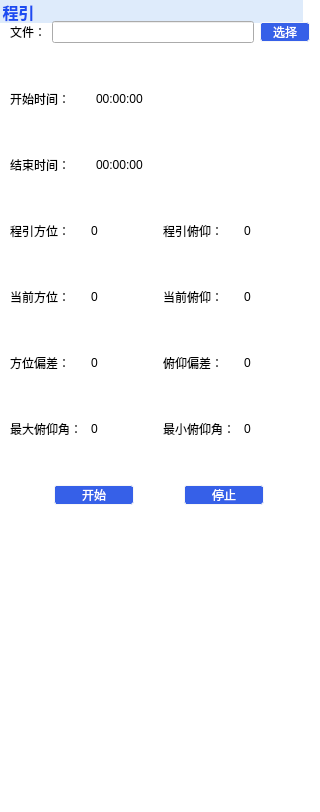
          <widget class="QWidget" name="page_2">
           <property name="minimumSize">
            <size>
             <width>220</width>
             <height>0</height>
            </size>
           </property>
           <property name="maximumSize">
            <size>
             <width>400</width>
             <height>16777215</height>
            </size>
           </property>
           <layout class="QGridLayout" name="gridLayout_10">
            <property name="leftMargin">
             <number>0</number>
            </property>
            <property name="topMargin">
             <number>0</number>
            </property>
            <property name="rightMargin">
             <number>0</number>
            </property>
            <property name="bottomMargin">
             <number>0</number>
            </property>
            <property name="spacing">
             <number>0</number>
            </property>
            <item row="0" column="0">
             <widget class="QGroupBox" name="groupBox_Pro">
              <property name="minimumSize">
               <size>
                <width>250</width>
                <height>200</height>
               </size>
              </property>
              <property name="maximumSize">
               <size>
                <width>400</width>
                <height>16777215</height>
               </size>
              </property>
              <property name="font">
               <font>
                <family>宋体</family>
                <pointsize>12</pointsize>
                <weight>75</weight>
                <bold>true</bold>
               </font>
              </property>
              <property name="styleSheet">
               <string notr="true">QGroupBox{
	color: rgb(28, 76, 241);
	border:1px solid #ffffff;
	
	background-color: rgb(255, 255, 255);

}
QGroupBox::title
{
	subcontrol-position:top left;
	background-color: rgb(222, 235, 251);
}</string>
              </property>
              <property name="title">
               <string>程引                                                                </string>
              </property>
              <layout class="QGridLayout" name="gridLayout_5">
               <property name="topMargin">
                <number>20</number>
               </property>
               <property name="bottomMargin">
                <number>0</number>
               </property>
               <item row="0" column="0">
                <layout class="QVBoxLayout" name="verticalLayout_5">
                 <item>
                  <layout class="QHBoxLayout" name="horizontalLayout_10">
                   <item>
                    <widget class="QLabel" name="label_182">
                     <property name="maximumSize">
                      <size>
                       <width>16777215</width>
                       <height>20</height>
                      </size>
                     </property>
                     <property name="text">
                      <string>文件：</string>
                     </property>
                    </widget>
                   </item>
                   <item>
                    <widget class="QLineEdit" name="lineEditProFile">
                     <property name="minimumSize">
                      <size>
                       <width>130</width>
                       <height>0</height>
                      </size>
                     </property>
                    </widget>
                   </item>
                   <item>
                    <widget class="QPushButton" name="ButtonChooseFile">
                     <property name="minimumSize">
                      <size>
                       <width>50</width>
                       <height>20</height>
                      </size>
                     </property>
                     <property name="styleSheet">
                      <string notr="true">QPushButton{         
color: rgb(255, 255, 255);             
	background-color: rgb(54, 96, 232);
	border: 1px solid rgb(247,247,247);
	border-radius:3px
}
QPushButton:pressed{              
	background-color: rgb(96, 128, 232);
	border: 1px solid rgb(247,247,247);
	border-radius:3px
}
QPushButton:disabled{
	background-color: rgb(189, 189, 189);
}</string>
                     </property>
                     <property name="text">
                      <string>选择</string>
                     </property>
                    </widget>
                   </item>
                  </layout>
                 </item>
                 <item>
                  <spacer name="verticalSpacer_10">
                   <property name="orientation">
                    <enum>Qt::Vertical</enum>
                   </property>
                   <property name="sizeHint" stdset="0">
                    <size>
                     <width>20</width>
                     <height>40</height>
                    </size>
                   </property>
                  </spacer>
                 </item>
                 <item>
                  <layout class="QHBoxLayout" name="horizontalLayout_11">
                   <item>
                    <widget class="QLabel" name="label_183">
                     <property name="minimumSize">
                      <size>
                       <width>80</width>
                       <height>20</height>
                      </size>
                     </property>
                     <property name="maximumSize">
                      <size>
                       <width>80</width>
                       <height>20</height>
                      </size>
                     </property>
                     <property name="text">
                      <string>开始时间：</string>
                     </property>
                    </widget>
                   </item>
                   <item>
                    <widget class="QLabel" name="label_starttime">
                     <property name="minimumSize">
                      <size>
                       <width>102</width>
                       <height>20</height>
                      </size>
                     </property>
                     <property name="maximumSize">
                      <size>
                       <width>16777215</width>
                       <height>20</height>
                      </size>
                     </property>
                     <property name="text">
                      <string>00:00:00</string>
                     </property>
                    </widget>
                   </item>
                  </layout>
                 </item>
                 <item>
                  <spacer name="verticalSpacer_11">
                   <property name="orientation">
                    <enum>Qt::Vertical</enum>
                   </property>
                   <property name="sizeHint" stdset="0">
                    <size>
                     <width>20</width>
                     <height>40</height>
                    </size>
                   </property>
                  </spacer>
                 </item>
                 <item>
                  <layout class="QHBoxLayout" name="horizontalLayout_12">
                   <item>
                    <widget class="QLabel" name="label_185">
                     <property name="minimumSize">
                      <size>
                       <width>80</width>
                       <height>20</height>
                      </size>
                     </property>
                     <property name="maximumSize">
                      <size>
                       <width>80</width>
                       <height>20</height>
                      </size>
                     </property>
                     <property name="text">
                      <string>结束时间：</string>
                     </property>
                    </widget>
                   </item>
                   <item>
                    <widget class="QLabel" name="label_endtime">
                     <property name="minimumSize">
                      <size>
                       <width>102</width>
                       <height>20</height>
                      </size>
                     </property>
                     <property name="maximumSize">
                      <size>
                       <width>16777215</width>
                       <height>20</height>
                      </size>
                     </property>
                     <property name="text">
                      <string>00:00:00</string>
                     </property>
                    </widget>
                   </item>
                  </layout>
                 </item>
                 <item>
                  <spacer name="verticalSpacer_12">
                   <property name="orientation">
                    <enum>Qt::Vertical</enum>
                   </property>
                   <property name="sizeHint" stdset="0">
                    <size>
                     <width>20</width>
                     <height>40</height>
                    </size>
                   </property>
                  </spacer>
                 </item>
                 <item>
                  <layout class="QHBoxLayout" name="horizontalLayout_28">
                   <item>
                    <layout class="QHBoxLayout" name="horizontalLayout_13">
                     <item>
                      <widget class="QLabel" name="label_20">
                       <property name="minimumSize">
                        <size>
                         <width>75</width>
                         <height>0</height>
                        </size>
                       </property>
                       <property name="maximumSize">
                        <size>
                         <width>16777215</width>
                         <height>20</height>
                        </size>
                       </property>
                       <property name="text">
                        <string>程引方位：</string>
                       </property>
                      </widget>
                     </item>
                     <item>
                      <widget class="QLabel" name="label_PAZ">
                       <property name="maximumSize">
                        <size>
                         <width>16777215</width>
                         <height>20</height>
                        </size>
                       </property>
                       <property name="text">
                        <string>0</string>
                       </property>
                      </widget>
                     </item>
                    </layout>
                   </item>
                   <item>
                    <spacer name="horizontalSpacer_19">
                     <property name="orientation">
                      <enum>Qt::Horizontal</enum>
                     </property>
                     <property name="sizeHint" stdset="0">
                      <size>
                       <width>40</width>
                       <height>20</height>
                      </size>
                     </property>
                    </spacer>
                   </item>
                   <item>
                    <layout class="QHBoxLayout" name="horizontalLayout_14">
                     <item>
                      <widget class="QLabel" name="label_22">
                       <property name="minimumSize">
                        <size>
                         <width>75</width>
                         <height>0</height>
                        </size>
                       </property>
                       <property name="maximumSize">
                        <size>
                         <width>16777215</width>
                         <height>20</height>
                        </size>
                       </property>
                       <property name="text">
                        <string>程引俯仰：</string>
                       </property>
                      </widget>
                     </item>
                     <item>
                      <widget class="QLabel" name="label_PEL">
                       <property name="maximumSize">
                        <size>
                         <width>16777215</width>
                         <height>20</height>
                        </size>
                       </property>
                       <property name="text">
                        <string>0</string>
                       </property>
                      </widget>
                     </item>
                    </layout>
                   </item>
                   <item>
                    <spacer name="horizontalSpacer_26">
                     <property name="orientation">
                      <enum>Qt::Horizontal</enum>
                     </property>
                     <property name="sizeHint" stdset="0">
                      <size>
                       <width>40</width>
                       <height>20</height>
                      </size>
                     </property>
                    </spacer>
                   </item>
                  </layout>
                 </item>
                 <item>
                  <spacer name="verticalSpacer_13">
                   <property name="orientation">
                    <enum>Qt::Vertical</enum>
                   </property>
                   <property name="sizeHint" stdset="0">
                    <size>
                     <width>20</width>
                     <height>40</height>
                    </size>
                   </property>
                  </spacer>
                 </item>
                 <item>
                  <layout class="QHBoxLayout" name="horizontalLayout_29">
                   <item>
                    <layout class="QHBoxLayout" name="horizontalLayout_24">
                     <item>
                      <widget class="QLabel" name="label_21">
                       <property name="minimumSize">
                        <size>
                         <width>75</width>
                         <height>0</height>
                        </size>
                       </property>
                       <property name="maximumSize">
                        <size>
                         <width>16777215</width>
                         <height>20</height>
                        </size>
                       </property>
                       <property name="text">
                        <string>当前方位：</string>
                       </property>
                      </widget>
                     </item>
                     <item>
                      <widget class="QLabel" name="label_NAZ">
                       <property name="maximumSize">
                        <size>
                         <width>16777215</width>
                         <height>20</height>
                        </size>
                       </property>
                       <property name="text">
                        <string>0</string>
                       </property>
                      </widget>
                     </item>
                    </layout>
                   </item>
                   <item>
                    <spacer name="horizontalSpacer_22">
                     <property name="orientation">
                      <enum>Qt::Horizontal</enum>
                     </property>
                     <property name="sizeHint" stdset="0">
                      <size>
                       <width>40</width>
                       <height>20</height>
                      </size>
                     </property>
                    </spacer>
                   </item>
                   <item>
                    <layout class="QHBoxLayout" name="horizontalLayout_25">
                     <item>
                      <widget class="QLabel" name="label_23">
                       <property name="sizePolicy">
                        <sizepolicy hsizetype="Preferred" vsizetype="Preferred">
                         <horstretch>0</horstretch>
                         <verstretch>0</verstretch>
                        </sizepolicy>
                       </property>
                       <property name="minimumSize">
                        <size>
                         <width>75</width>
                         <height>0</height>
                        </size>
                       </property>
                       <property name="maximumSize">
                        <size>
                         <width>16777215</width>
                         <height>20</height>
                        </size>
                       </property>
                       <property name="text">
                        <string>当前俯仰：</string>
                       </property>
                      </widget>
                     </item>
                     <item>
                      <widget class="QLabel" name="label_NEL">
                       <property name="maximumSize">
                        <size>
                         <width>16777215</width>
                         <height>20</height>
                        </size>
                       </property>
                       <property name="text">
                        <string>0</string>
                       </property>
                      </widget>
                     </item>
                    </layout>
                   </item>
                   <item>
                    <spacer name="horizontalSpacer_27">
                     <property name="orientation">
                      <enum>Qt::Horizontal</enum>
                     </property>
                     <property name="sizeHint" stdset="0">
                      <size>
                       <width>40</width>
                       <height>20</height>
                      </size>
                     </property>
                    </spacer>
                   </item>
                  </layout>
                 </item>
                 <item>
                  <spacer name="verticalSpacer_16">
                   <property name="orientation">
                    <enum>Qt::Vertical</enum>
                   </property>
                   <property name="sizeHint" stdset="0">
                    <size>
                     <width>20</width>
                     <height>40</height>
                    </size>
                   </property>
                  </spacer>
                 </item>
                 <item>
                  <layout class="QHBoxLayout" name="horizontalLayout_30">
                   <item>
                    <layout class="QHBoxLayout" name="horizontalLayout_26">
                     <item>
                      <widget class="QLabel" name="label_24">
                       <property name="minimumSize">
                        <size>
                         <width>75</width>
                         <height>0</height>
                        </size>
                       </property>
                       <property name="maximumSize">
                        <size>
                         <width>16777215</width>
                         <height>20</height>
                        </size>
                       </property>
                       <property name="text">
                        <string>方位偏差：</string>
                       </property>
                      </widget>
                     </item>
                     <item>
                      <widget class="QLabel" name="label_PAZ_Offset">
                       <property name="maximumSize">
                        <size>
                         <width>16777215</width>
                         <height>20</height>
                        </size>
                       </property>
                       <property name="text">
                        <string>0</string>
                       </property>
                      </widget>
                     </item>
                    </layout>
                   </item>
                   <item>
                    <spacer name="horizontalSpacer_23">
                     <property name="orientation">
                      <enum>Qt::Horizontal</enum>
                     </property>
                     <property name="sizeHint" stdset="0">
                      <size>
                       <width>40</width>
                       <height>20</height>
                      </size>
                     </property>
                    </spacer>
                   </item>
                   <item>
                    <layout class="QHBoxLayout" name="horizontalLayout_27">
                     <item>
                      <widget class="QLabel" name="label_25">
                       <property name="minimumSize">
                        <size>
                         <width>75</width>
                         <height>0</height>
                        </size>
                       </property>
                       <property name="maximumSize">
                        <size>
                         <width>16777215</width>
                         <height>20</height>
                        </size>
                       </property>
                       <property name="text">
                        <string>俯仰偏差：</string>
                       </property>
                      </widget>
                     </item>
                     <item>
                      <widget class="QLabel" name="label_PEL_Offset">
                       <property name="maximumSize">
                        <size>
                         <width>16777215</width>
                         <height>20</height>
                        </size>
                       </property>
                       <property name="text">
                        <string>0</string>
                       </property>
                      </widget>
                     </item>
                    </layout>
                   </item>
                   <item>
                    <spacer name="horizontalSpacer_28">
                     <property name="orientation">
                      <enum>Qt::Horizontal</enum>
                     </property>
                     <property name="sizeHint" stdset="0">
                      <size>
                       <width>40</width>
                       <height>20</height>
                      </size>
                     </property>
                    </spacer>
                   </item>
                  </layout>
                 </item>
                 <item>
                  <spacer name="verticalSpacer_15">
                   <property name="orientation">
                    <enum>Qt::Vertical</enum>
                   </property>
                   <property name="sizeHint" stdset="0">
                    <size>
                     <width>20</width>
                     <height>40</height>
                    </size>
                   </property>
                  </spacer>
                 </item>
                 <item>
                  <layout class="QHBoxLayout" name="horizontalLayout_56">
                   <item>
                    <layout class="QHBoxLayout" name="horizontalLayout_57">
                     <item>
                      <widget class="QLabel" name="label_26">
                       <property name="minimumSize">
                        <size>
                         <width>75</width>
                         <height>0</height>
                        </size>
                       </property>
                       <property name="maximumSize">
                        <size>
                         <width>16777215</width>
                         <height>20</height>
                        </size>
                       </property>
                       <property name="text">
                        <string>最大俯仰角：</string>
                       </property>
                      </widget>
                     </item>
                     <item>
                      <widget class="QLabel" name="label_MAXEL">
                       <property name="maximumSize">
                        <size>
                         <width>16777215</width>
                         <height>20</height>
                        </size>
                       </property>
                       <property name="text">
                        <string>0</string>
                       </property>
                      </widget>
                     </item>
                    </layout>
                   </item>
                   <item>
                    <spacer name="horizontalSpacer_34">
                     <property name="orientation">
                      <enum>Qt::Horizontal</enum>
                     </property>
                     <property name="sizeHint" stdset="0">
                      <size>
                       <width>40</width>
                       <height>20</height>
                      </size>
                     </property>
                    </spacer>
                   </item>
                   <item>
                    <layout class="QHBoxLayout" name="horizontalLayout_58">
                     <item>
                      <widget class="QLabel" name="label_27">
                       <property name="minimumSize">
                        <size>
                         <width>75</width>
                         <height>0</height>
                        </size>
                       </property>
                       <property name="maximumSize">
                        <size>
                         <width>16777215</width>
                         <height>20</height>
                        </size>
                       </property>
                       <property name="text">
                        <string>最小俯仰角：</string>
                       </property>
                      </widget>
                     </item>
                     <item>
                      <widget class="QLabel" name="label_MINEL">
                       <property name="maximumSize">
                        <size>
                         <width>16777215</width>
                         <height>20</height>
                        </size>
                       </property>
                       <property name="text">
                        <string>0</string>
                       </property>
                      </widget>
                     </item>
                    </layout>
                   </item>
                   <item>
                    <spacer name="horizontalSpacer_36">
                     <property name="orientation">
                      <enum>Qt::Horizontal</enum>
                     </property>
                     <property name="sizeHint" stdset="0">
                      <size>
                       <width>40</width>
                       <height>20</height>
                      </size>
                     </property>
                    </spacer>
                   </item>
                  </layout>
                 </item>
                 <item>
                  <spacer name="verticalSpacer_14">
                   <property name="orientation">
                    <enum>Qt::Vertical</enum>
                   </property>
                   <property name="sizeHint" stdset="0">
                    <size>
                     <width>20</width>
                     <height>40</height>
                    </size>
                   </property>
                  </spacer>
                 </item>
                 <item>
                  <layout class="QHBoxLayout" name="horizontalLayout_7">
                   <item>
                    <widget class="QPushButton" name="ButtonProgramStart">
                     <property name="minimumSize">
                      <size>
                       <width>80</width>
                       <height>20</height>
                      </size>
                     </property>
                     <property name="maximumSize">
                      <size>
                       <width>80</width>
                       <height>20</height>
                      </size>
                     </property>
                     <property name="styleSheet">
                      <string notr="true">QPushButton{         
color: rgb(255, 255, 255);             
	background-color: rgb(54, 96, 232);
	border: 1px solid rgb(247,247,247);
	border-radius:3px
}
QPushButton:pressed{              
	background-color: rgb(96, 128, 232);
	border: 1px solid rgb(247,247,247);
	border-radius:3px
}
QPushButton:disabled{
	background-color: rgb(189, 189, 189);
}</string>
                     </property>
                     <property name="text">
                      <string>开始</string>
                     </property>
                    </widget>
                   </item>
                   <item>
                    <widget class="QPushButton" name="ButtonProgramStop">
                     <property name="minimumSize">
                      <size>
                       <width>80</width>
                       <height>20</height>
                      </size>
                     </property>
                     <property name="maximumSize">
                      <size>
                       <width>80</width>
                       <height>20</height>
                      </size>
                     </property>
                     <property name="styleSheet">
                      <string notr="true">QPushButton{         
color: rgb(255, 255, 255);             
	background-color: rgb(54, 96, 232);
	border: 1px solid rgb(247,247,247);
	border-radius:3px
}
QPushButton:pressed{              
	background-color: rgb(96, 128, 232);
	border: 1px solid rgb(247,247,247);
	border-radius:3px
}
QPushButton:disabled{
	background-color: rgb(189, 189, 189);
}</string>
                     </property>
                     <property name="text">
                      <string>停止</string>
                     </property>
                    </widget>
                   </item>
                  </layout>
                 </item>
                </layout>
               </item>
               <item row="1" column="0">
                <widget class="QChartView" name="widget" native="true">
                 <property name="minimumSize">
                  <size>
                   <width>300</width>
                   <height>300</height>
                  </size>
                 </property>
                 <property name="maximumSize">
                  <size>
                   <width>400</width>
                   <height>300</height>
                  </size>
                 </property>
                 <property name="styleSheet">
                  <string notr="true">border-color: rgb(255, 255, 255,0);</string>
                 </property>
                </widget>
               </item>
              </layout>
             </widget>
            </item>
           </layout>
          </widget>
